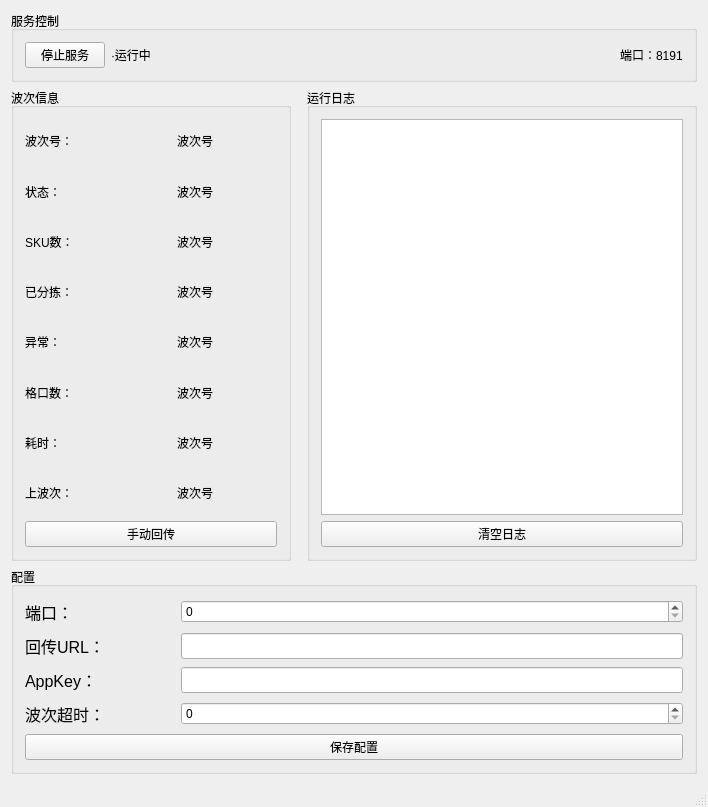
<?xml version="1.0" encoding="UTF-8"?>
<ui version="4.0">
 <class>WCS_httpServerClass</class>
 <widget class="QMainWindow" name="WCS_httpServerClass">
  <property name="geometry">
   <rect>
    <x>0</x>
    <y>0</y>
    <width>708</width>
    <height>807</height>
   </rect>
  </property>
  <property name="windowTitle">
   <string>WCS_httpServer</string>
  </property>
  <widget class="QWidget" name="centralWidget">
   <layout class="QVBoxLayout" name="verticalLayout_8">
    <item>
     <layout class="QVBoxLayout" name="verticalLayout_7">
      <item>
       <widget class="QGroupBox" name="groupBox">
        <property name="title">
         <string>服务控制</string>
        </property>
        <layout class="QHBoxLayout" name="horizontalLayout">
         <item>
          <widget class="QPushButton" name="pushButton">
           <property name="text">
            <string>停止服务</string>
           </property>
          </widget>
         </item>
         <item>
          <widget class="QLabel" name="label">
           <property name="text">
            <string>·运行中</string>
           </property>
          </widget>
         </item>
         <item>
          <spacer name="horizontalSpacer">
           <property name="orientation">
            <enum>Qt::Horizontal</enum>
           </property>
           <property name="sizeHint" stdset="0">
            <size>
             <width>406</width>
             <height>20</height>
            </size>
           </property>
          </spacer>
         </item>
         <item>
          <widget class="QLabel" name="label_2">
           <property name="text">
            <string>端口：8191</string>
           </property>
          </widget>
         </item>
        </layout>
       </widget>
      </item>
      <item>
       <layout class="QHBoxLayout" name="horizontalLayout_15">
        <item>
         <widget class="QGroupBox" name="groupBox_2">
          <property name="title">
           <string>波次信息</string>
          </property>
          <layout class="QHBoxLayout" name="horizontalLayout_10">
           <item>
            <layout class="QVBoxLayout" name="verticalLayout_2">
             <item>
              <layout class="QVBoxLayout" name="verticalLayout">
               <item>
                <layout class="QHBoxLayout" name="horizontalLayout_7">
                 <property name="spacing">
                  <number>2</number>
                 </property>
                 <item>
                  <widget class="QLabel" name="label_13">
                   <property name="minimumSize">
                    <size>
                     <width>100</width>
                     <height>0</height>
                    </size>
                   </property>
                   <property name="maximumSize">
                    <size>
                     <width>100</width>
                     <height>16777215</height>
                    </size>
                   </property>
                   <property name="text">
                    <string>波次号：</string>
                   </property>
                  </widget>
                 </item>
                 <item>
                  <spacer name="horizontalSpacer_7">
                   <property name="orientation">
                    <enum>Qt::Horizontal</enum>
                   </property>
                   <property name="sizeType">
                    <enum>QSizePolicy::Fixed</enum>
                   </property>
                   <property name="sizeHint" stdset="0">
                    <size>
                     <width>50</width>
                     <height>28</height>
                    </size>
                   </property>
                  </spacer>
                 </item>
                 <item>
                  <widget class="QLabel" name="label_14">
                   <property name="minimumSize">
                    <size>
                     <width>100</width>
                     <height>0</height>
                    </size>
                   </property>
                   <property name="maximumSize">
                    <size>
                     <width>100</width>
                     <height>16777215</height>
                    </size>
                   </property>
                   <property name="text">
                    <string>波次号</string>
                   </property>
                  </widget>
                 </item>
                </layout>
               </item>
               <item>
                <layout class="QHBoxLayout" name="horizontalLayout_9">
                 <property name="spacing">
                  <number>2</number>
                 </property>
                 <item>
                  <widget class="QLabel" name="label_17">
                   <property name="minimumSize">
                    <size>
                     <width>100</width>
                     <height>0</height>
                    </size>
                   </property>
                   <property name="maximumSize">
                    <size>
                     <width>100</width>
                     <height>16777215</height>
                    </size>
                   </property>
                   <property name="text">
                    <string>状态：</string>
                   </property>
                  </widget>
                 </item>
                 <item>
                  <spacer name="horizontalSpacer_9">
                   <property name="orientation">
                    <enum>Qt::Horizontal</enum>
                   </property>
                   <property name="sizeType">
                    <enum>QSizePolicy::Fixed</enum>
                   </property>
                   <property name="sizeHint" stdset="0">
                    <size>
                     <width>50</width>
                     <height>28</height>
                    </size>
                   </property>
                  </spacer>
                 </item>
                 <item>
                  <widget class="QLabel" name="label_18">
                   <property name="minimumSize">
                    <size>
                     <width>100</width>
                     <height>0</height>
                    </size>
                   </property>
                   <property name="maximumSize">
                    <size>
                     <width>100</width>
                     <height>16777215</height>
                    </size>
                   </property>
                   <property name="text">
                    <string>波次号</string>
                   </property>
                  </widget>
                 </item>
                </layout>
               </item>
               <item>
                <layout class="QHBoxLayout" name="horizontalLayout_6">
                 <property name="spacing">
                  <number>2</number>
                 </property>
                 <item>
                  <widget class="QLabel" name="label_11">
                   <property name="minimumSize">
                    <size>
                     <width>100</width>
                     <height>0</height>
                    </size>
                   </property>
                   <property name="maximumSize">
                    <size>
                     <width>100</width>
                     <height>16777215</height>
                    </size>
                   </property>
                   <property name="text">
                    <string>SKU数：</string>
                   </property>
                  </widget>
                 </item>
                 <item>
                  <spacer name="horizontalSpacer_6">
                   <property name="orientation">
                    <enum>Qt::Horizontal</enum>
                   </property>
                   <property name="sizeType">
                    <enum>QSizePolicy::Fixed</enum>
                   </property>
                   <property name="sizeHint" stdset="0">
                    <size>
                     <width>50</width>
                     <height>28</height>
                    </size>
                   </property>
                  </spacer>
                 </item>
                 <item>
                  <widget class="QLabel" name="label_12">
                   <property name="minimumSize">
                    <size>
                     <width>100</width>
                     <height>0</height>
                    </size>
                   </property>
                   <property name="maximumSize">
                    <size>
                     <width>100</width>
                     <height>16777215</height>
                    </size>
                   </property>
                   <property name="text">
                    <string>波次号</string>
                   </property>
                  </widget>
                 </item>
                </layout>
               </item>
               <item>
                <layout class="QHBoxLayout" name="horizontalLayout_8">
                 <property name="spacing">
                  <number>2</number>
                 </property>
                 <item>
                  <widget class="QLabel" name="label_15">
                   <property name="minimumSize">
                    <size>
                     <width>100</width>
                     <height>0</height>
                    </size>
                   </property>
                   <property name="maximumSize">
                    <size>
                     <width>100</width>
                     <height>16777215</height>
                    </size>
                   </property>
                   <property name="text">
                    <string>已分拣：</string>
                   </property>
                  </widget>
                 </item>
                 <item>
                  <spacer name="horizontalSpacer_8">
                   <property name="orientation">
                    <enum>Qt::Horizontal</enum>
                   </property>
                   <property name="sizeType">
                    <enum>QSizePolicy::Fixed</enum>
                   </property>
                   <property name="sizeHint" stdset="0">
                    <size>
                     <width>50</width>
                     <height>28</height>
                    </size>
                   </property>
                  </spacer>
                 </item>
                 <item>
                  <widget class="QLabel" name="label_16">
                   <property name="minimumSize">
                    <size>
                     <width>100</width>
                     <height>0</height>
                    </size>
                   </property>
                   <property name="maximumSize">
                    <size>
                     <width>100</width>
                     <height>16777215</height>
                    </size>
                   </property>
                   <property name="text">
                    <string>波次号</string>
                   </property>
                  </widget>
                 </item>
                </layout>
               </item>
               <item>
                <layout class="QHBoxLayout" name="horizontalLayout_2">
                 <property name="spacing">
                  <number>2</number>
                 </property>
                 <item>
                  <widget class="QLabel" name="label_3">
                   <property name="minimumSize">
                    <size>
                     <width>100</width>
                     <height>0</height>
                    </size>
                   </property>
                   <property name="maximumSize">
                    <size>
                     <width>100</width>
                     <height>16777215</height>
                    </size>
                   </property>
                   <property name="text">
                    <string>异常：</string>
                   </property>
                  </widget>
                 </item>
                 <item>
                  <spacer name="horizontalSpacer_2">
                   <property name="orientation">
                    <enum>Qt::Horizontal</enum>
                   </property>
                   <property name="sizeType">
                    <enum>QSizePolicy::Fixed</enum>
                   </property>
                   <property name="sizeHint" stdset="0">
                    <size>
                     <width>50</width>
                     <height>28</height>
                    </size>
                   </property>
                  </spacer>
                 </item>
                 <item>
                  <widget class="QLabel" name="label_4">
                   <property name="minimumSize">
                    <size>
                     <width>100</width>
                     <height>0</height>
                    </size>
                   </property>
                   <property name="maximumSize">
                    <size>
                     <width>100</width>
                     <height>16777215</height>
                    </size>
                   </property>
                   <property name="text">
                    <string>波次号</string>
                   </property>
                  </widget>
                 </item>
                </layout>
               </item>
               <item>
                <layout class="QHBoxLayout" name="horizontalLayout_3">
                 <property name="spacing">
                  <number>2</number>
                 </property>
                 <item>
                  <widget class="QLabel" name="label_5">
                   <property name="minimumSize">
                    <size>
                     <width>100</width>
                     <height>0</height>
                    </size>
                   </property>
                   <property name="maximumSize">
                    <size>
                     <width>100</width>
                     <height>16777215</height>
                    </size>
                   </property>
                   <property name="text">
                    <string>格口数：</string>
                   </property>
                  </widget>
                 </item>
                 <item>
                  <spacer name="horizontalSpacer_3">
                   <property name="orientation">
                    <enum>Qt::Horizontal</enum>
                   </property>
                   <property name="sizeType">
                    <enum>QSizePolicy::Fixed</enum>
                   </property>
                   <property name="sizeHint" stdset="0">
                    <size>
                     <width>50</width>
                     <height>28</height>
                    </size>
                   </property>
                  </spacer>
                 </item>
                 <item>
                  <widget class="QLabel" name="label_6">
                   <property name="minimumSize">
                    <size>
                     <width>100</width>
                     <height>0</height>
                    </size>
                   </property>
                   <property name="maximumSize">
                    <size>
                     <width>100</width>
                     <height>16777215</height>
                    </size>
                   </property>
                   <property name="text">
                    <string>波次号</string>
                   </property>
                  </widget>
                 </item>
                </layout>
               </item>
               <item>
                <layout class="QHBoxLayout" name="horizontalLayout_4">
                 <property name="spacing">
                  <number>2</number>
                 </property>
                 <item>
                  <widget class="QLabel" name="label_7">
                   <property name="minimumSize">
                    <size>
                     <width>100</width>
                     <height>0</height>
                    </size>
                   </property>
                   <property name="maximumSize">
                    <size>
                     <width>100</width>
                     <height>16777215</height>
                    </size>
                   </property>
                   <property name="text">
                    <string>耗时：</string>
                   </property>
                  </widget>
                 </item>
                 <item>
                  <spacer name="horizontalSpacer_4">
                   <property name="orientation">
                    <enum>Qt::Horizontal</enum>
                   </property>
                   <property name="sizeType">
                    <enum>QSizePolicy::Fixed</enum>
                   </property>
                   <property name="sizeHint" stdset="0">
                    <size>
                     <width>50</width>
                     <height>28</height>
                    </size>
                   </property>
                  </spacer>
                 </item>
                 <item>
                  <widget class="QLabel" name="label_8">
                   <property name="minimumSize">
                    <size>
                     <width>100</width>
                     <height>0</height>
                    </size>
                   </property>
                   <property name="maximumSize">
                    <size>
                     <width>100</width>
                     <height>16777215</height>
                    </size>
                   </property>
                   <property name="text">
                    <string>波次号</string>
                   </property>
                  </widget>
                 </item>
                </layout>
               </item>
               <item>
                <layout class="QHBoxLayout" name="horizontalLayout_5">
                 <property name="spacing">
                  <number>2</number>
                 </property>
                 <item>
                  <widget class="QLabel" name="label_9">
                   <property name="minimumSize">
                    <size>
                     <width>100</width>
                     <height>0</height>
                    </size>
                   </property>
                   <property name="maximumSize">
                    <size>
                     <width>100</width>
                     <height>16777215</height>
                    </size>
                   </property>
                   <property name="text">
                    <string>上波次：</string>
                   </property>
                  </widget>
                 </item>
                 <item>
                  <spacer name="horizontalSpacer_5">
                   <property name="orientation">
                    <enum>Qt::Horizontal</enum>
                   </property>
                   <property name="sizeType">
                    <enum>QSizePolicy::Fixed</enum>
                   </property>
                   <property name="sizeHint" stdset="0">
                    <size>
                     <width>50</width>
                     <height>28</height>
                    </size>
                   </property>
                  </spacer>
                 </item>
                 <item>
                  <widget class="QLabel" name="label_10">
                   <property name="minimumSize">
                    <size>
                     <width>100</width>
                     <height>0</height>
                    </size>
                   </property>
                   <property name="maximumSize">
                    <size>
                     <width>100</width>
                     <height>16777215</height>
                    </size>
                   </property>
                   <property name="text">
                    <string>波次号</string>
                   </property>
                  </widget>
                 </item>
                </layout>
               </item>
              </layout>
             </item>
             <item>
              <widget class="QPushButton" name="pushButton_2">
               <property name="text">
                <string>手动回传</string>
               </property>
              </widget>
             </item>
            </layout>
           </item>
          </layout>
         </widget>
        </item>
        <item>
         <spacer name="horizontalSpacer_14">
          <property name="orientation">
           <enum>Qt::Horizontal</enum>
          </property>
          <property name="sizeType">
           <enum>QSizePolicy::Fixed</enum>
          </property>
          <property name="sizeHint" stdset="0">
           <size>
            <width>10</width>
            <height>20</height>
           </size>
          </property>
         </spacer>
        </item>
        <item>
         <widget class="QGroupBox" name="groupBox_3">
          <property name="title">
           <string>运行日志</string>
          </property>
          <layout class="QVBoxLayout" name="verticalLayout_6">
           <item>
            <layout class="QVBoxLayout" name="verticalLayout_5">
             <item>
              <widget class="QTextEdit" name="textEdit"/>
             </item>
             <item>
              <widget class="QPushButton" name="pushButton_4">
               <property name="text">
                <string>清空日志</string>
               </property>
              </widget>
             </item>
            </layout>
           </item>
          </layout>
         </widget>
        </item>
       </layout>
      </item>
      <item>
       <widget class="QGroupBox" name="groupBox_4">
        <property name="title">
         <string>配置</string>
        </property>
        <layout class="QVBoxLayout" name="verticalLayout_4">
         <item>
          <layout class="QVBoxLayout" name="verticalLayout_3">
           <item>
            <layout class="QHBoxLayout" name="horizontalLayout_11">
             <item>
              <widget class="QLabel" name="label_19">
               <property name="minimumSize">
                <size>
                 <width>100</width>
                 <height>0</height>
                </size>
               </property>
               <property name="maximumSize">
                <size>
                 <width>100</width>
                 <height>16777215</height>
                </size>
               </property>
               <property name="font">
                <font>
                 <pointsize>12</pointsize>
                </font>
               </property>
               <property name="text">
                <string>端口：</string>
               </property>
              </widget>
             </item>
             <item>
              <spacer name="horizontalSpacer_10">
               <property name="orientation">
                <enum>Qt::Horizontal</enum>
               </property>
               <property name="sizeType">
                <enum>QSizePolicy::Fixed</enum>
               </property>
               <property name="sizeHint" stdset="0">
                <size>
                 <width>50</width>
                 <height>28</height>
                </size>
               </property>
              </spacer>
             </item>
             <item>
              <widget class="QSpinBox" name="spinBox"/>
             </item>
            </layout>
           </item>
           <item>
            <layout class="QHBoxLayout" name="horizontalLayout_12">
             <item>
              <widget class="QLabel" name="label_20">
               <property name="minimumSize">
                <size>
                 <width>100</width>
                 <height>0</height>
                </size>
               </property>
               <property name="maximumSize">
                <size>
                 <width>100</width>
                 <height>16777215</height>
                </size>
               </property>
               <property name="font">
                <font>
                 <pointsize>12</pointsize>
                </font>
               </property>
               <property name="text">
                <string>回传URL：</string>
               </property>
              </widget>
             </item>
             <item>
              <spacer name="horizontalSpacer_11">
               <property name="orientation">
                <enum>Qt::Horizontal</enum>
               </property>
               <property name="sizeType">
                <enum>QSizePolicy::Fixed</enum>
               </property>
               <property name="sizeHint" stdset="0">
                <size>
                 <width>50</width>
                 <height>28</height>
                </size>
               </property>
              </spacer>
             </item>
             <item>
              <widget class="QLineEdit" name="lineEdit_2">
               <property name="font">
                <font>
                 <pointsize>11</pointsize>
                </font>
               </property>
              </widget>
             </item>
            </layout>
           </item>
           <item>
            <layout class="QHBoxLayout" name="horizontalLayout_13">
             <item>
              <widget class="QLabel" name="label_21">
               <property name="minimumSize">
                <size>
                 <width>100</width>
                 <height>0</height>
                </size>
               </property>
               <property name="maximumSize">
                <size>
                 <width>100</width>
                 <height>16777215</height>
                </size>
               </property>
               <property name="font">
                <font>
                 <pointsize>12</pointsize>
                </font>
               </property>
               <property name="text">
                <string>AppKey：</string>
               </property>
              </widget>
             </item>
             <item>
              <spacer name="horizontalSpacer_12">
               <property name="orientation">
                <enum>Qt::Horizontal</enum>
               </property>
               <property name="sizeType">
                <enum>QSizePolicy::Fixed</enum>
               </property>
               <property name="sizeHint" stdset="0">
                <size>
                 <width>50</width>
                 <height>28</height>
                </size>
               </property>
              </spacer>
             </item>
             <item>
              <widget class="QLineEdit" name="lineEdit_3">
               <property name="font">
                <font>
                 <pointsize>11</pointsize>
                </font>
               </property>
              </widget>
             </item>
            </layout>
           </item>
           <item>
            <layout class="QHBoxLayout" name="horizontalLayout_14">
             <item>
              <widget class="QLabel" name="label_22">
               <property name="minimumSize">
                <size>
                 <width>100</width>
                 <height>0</height>
                </size>
               </property>
               <property name="maximumSize">
                <size>
                 <width>100</width>
                 <height>16777215</height>
                </size>
               </property>
               <property name="font">
                <font>
                 <pointsize>12</pointsize>
                </font>
               </property>
               <property name="text">
                <string>波次超时：</string>
               </property>
              </widget>
             </item>
             <item>
              <spacer name="horizontalSpacer_13">
               <property name="orientation">
                <enum>Qt::Horizontal</enum>
               </property>
               <property name="sizeType">
                <enum>QSizePolicy::Fixed</enum>
               </property>
               <property name="sizeHint" stdset="0">
                <size>
                 <width>50</width>
                 <height>28</height>
                </size>
               </property>
              </spacer>
             </item>
             <item>
              <widget class="QSpinBox" name="spinBox_2"/>
             </item>
            </layout>
           </item>
           <item>
            <widget class="QPushButton" name="pushButton_3">
             <property name="text">
              <string>保存配置</string>
             </property>
            </widget>
           </item>
          </layout>
         </item>
        </layout>
       </widget>
      </item>
     </layout>
    </item>
   </layout>
  </widget>
  <widget class="QMenuBar" name="menuBar">
   <property name="geometry">
    <rect>
     <x>0</x>
     <y>0</y>
     <width>708</width>
     <height>26</height>
    </rect>
   </property>
  </widget>
  <widget class="QStatusBar" name="statusBar"/>
 </widget>
 <layoutdefault spacing="6" margin="11"/>
 <resources>
  <include location="WCS_httpServer.qrc"/>
 </resources>
 <connections/>
</ui>
